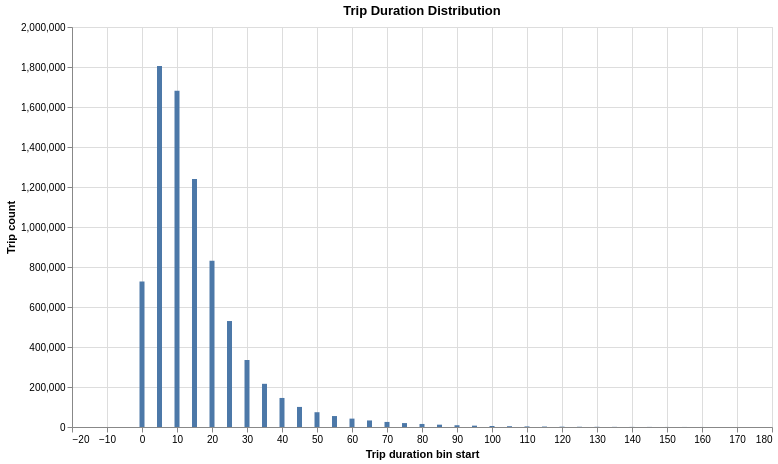

Notebook code cell kept with this figure:
### Code cell
import altair as alt

alt.Chart(duration_hist).mark_bar().encode(
    x=alt.X("duration_bin_start:Q", title="Trip duration bin start"),
    y=alt.Y("trip_count:Q", title="Trip count"),
    tooltip=["duration_bin_start", "trip_count"],
).properties(
    width=700,
    height=400,
    title="Trip Duration Distribution"
)

### Figure 1 — Vega-Lite specification as saved in the notebook (floating-point values rounded to 4 significant figures)
{"config": {"view": {"continuousWidth": 300, "continuousHeight": 300}}, "data": {"name": "data-cb83f6744c8b3b65582d24412bab0304"}, "mark": {"type": "bar"}, "encoding": {"tooltip": [{"field": "duration_bin_start", "type": "quantitative"}, {"field": "trip_count", "type": "quantitative"}], "x": {"field": "duration_bin_start", "title": "Trip duration bin start", "type": "quantitative"}, "y": {"field": "trip_count", "title": "Trip count", "type": "quantitative"}}, "height": 400, "title": "Trip Duration Distribution", "width": 700, "$schema": "https://vega.github.io/schema/vega-lite/v6.4.1.json", "datasets": {"data-cb83f6744c8b3b65582d24412bab0304": [{"duration_bin_start": 0.0, "trip_count": 727281}, {"duration_bin_start": 5.0, "trip_count": 1804410}, {"duration_bin_start": 10.0, "trip_count": 1681688}, {"duration_bin_start": 15.0, "trip_count": 1240075}, {"duration_bin_start": 20.0, "trip_count": 831490}, {"duration_bin_start": 25.0, "trip_count": 529831}, {"duration_bin_start": 30.0, "trip_count": 335078}, {"duration_bin_start": 35.0, "trip_count": 215938}, {"duration_bin_start": 40.0, "trip_count": 145270}, {"duration_bin_start": 45.0, "trip_count": 100363}, {"duration_bin_start": 50.0, "trip_count": 73886}, {"duration_bin_start": 55.0, "trip_count": 54782}, {"duration_bin_start": 60.0, "trip_count": 41917}, {"duration_bin_start": 65.0, "trip_count": 32775}, {"duration_bin_start": 70.0, "trip_count": 25328}, {"duration_bin_start": 75.0, "trip_count": 19626}, {"duration_bin_start": 80.0, "trip_count": 15248}, {"duration_bin_start": 85.0, "trip_count": 11673}, {"duration_bin_start": 90.0, "trip_count": 8816}, {"duration_bin_start": 95.0, "trip_count": 6741}, {"duration_bin_start": 100.0, "trip_count": 5034}, {"duration_bin_start": 105.0, "trip_count": 3908}, {"duration_bin_start": 110.0, "trip_count": 2917}, {"duration_bin_start": 115.0, "trip_count": 2224}, {"duration_bin_start": 120.0, "trip_count": 1675}, {"duration_bin_start": 125.0, "trip_count": 1211}, {"duration_bin_start": 130.0, "trip_count": 994}, {"duration_bin_start": 135.0, "trip_count": 705}, {"duration_bin_start": 140.0, "trip_count": 514}, {"duration_bin_start": 145.0, "trip_count": 460}, {"duration_bin_start": 150.0, "trip_count": 276}, {"duration_bin_start": 155.0, "trip_count": 243}, {"duration_bin_start": 160.0, "trip_count": 166}, {"duration_bin_start": 165.0, "trip_count": 143}, {"duration_bin_start": 170.0, "trip_count": 119}, {"duration_bin_start": 175.0, "trip_count": 84}]}}
